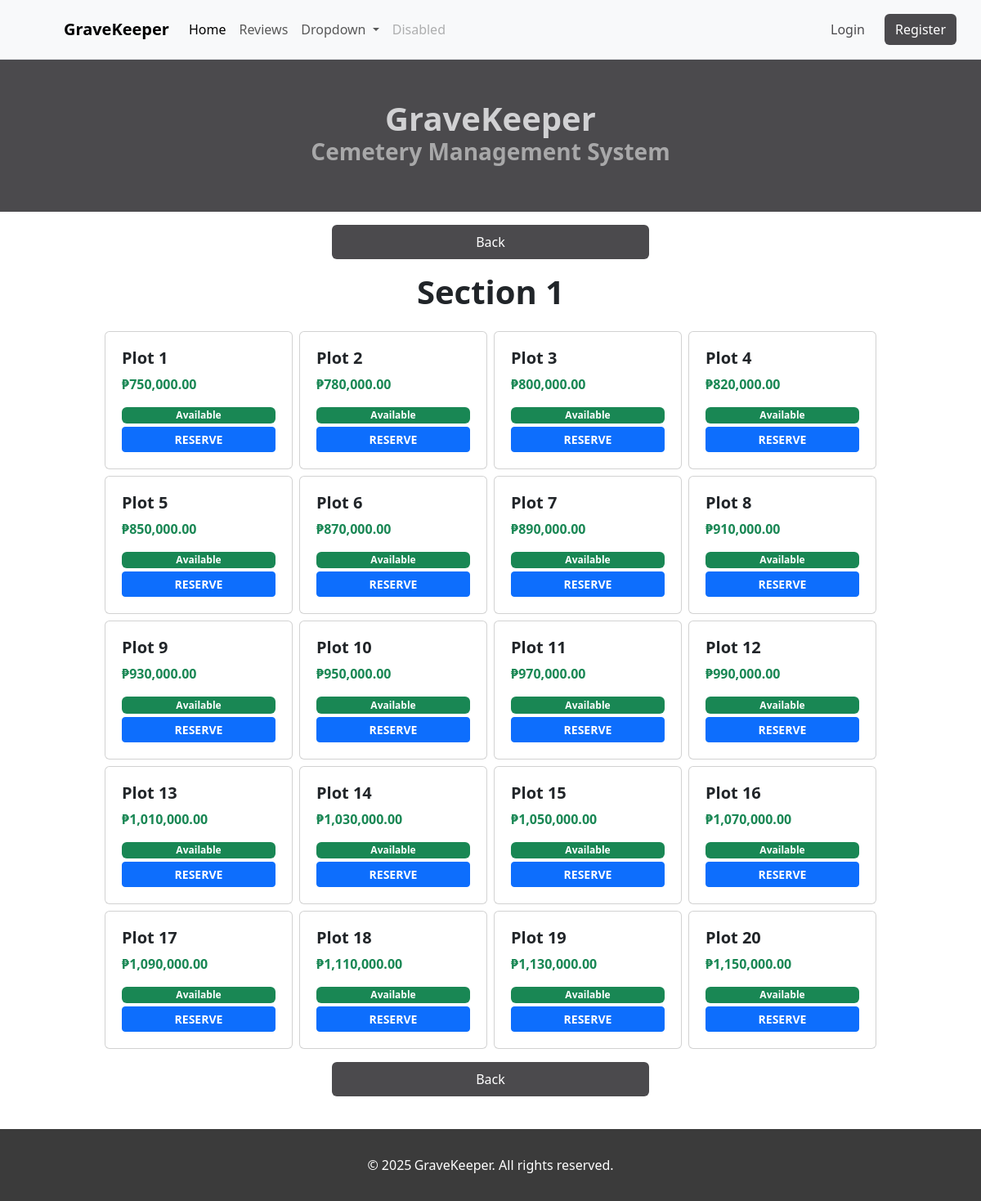
The app's page /section/view_plot.php?id=1 with its own data.
### tables this page shows
CREATE TABLE plot(
    plot_id INT NOT NULL PRIMARY KEY AUTO_INCREMENT,
    description VARCHAR(32),

    section_id INT NOT NULL,
    stat_id INT NOT NULL,
    price DECIMAL(10,2),

    CONSTRAINT plot_section_id_fk FOREIGN KEY (section_id) REFERENCES section(section_id) ON DELETE CASCADE,
    CONSTRAINT plot_stat_id_fk FOREIGN KEY (stat_id) REFERENCES status(stat_id) ON DELETE CASCADE
);

CREATE TABLE status(
    stat_id INT NOT NULL PRIMARY KEY AUTO_INCREMENT,
    description varchar(32)
);

### section/view_plot.php (the view, shortened to what this page needs)
<?php
    include("../includes/config.php");
    include('../includes/header.php');
    $sec_id = $_GET['id'];
    $sql = "SELECT
      p.plot_id,
      p.section_id,
      p.description AS plot_desc,
      p.stat_id,
      p.price,
      s.description AS status_desc
      FROM plot p
      INNER JOIN status s ON p.stat_id = s.stat_id
      WHERE p.section_id = $sec_id
      ORDER BY CAST(SUBSTRING_INDEX(plot_desc, ' ', -1) AS UNSIGNED) ASC";
    $result = mysqli_query($conn, $sql);
?>
<!DOCTYPE html>
<html lang="en">
<head>
  <link href="https://cdn.jsdelivr.net/npm/bootstrap@5.3.3/dist/css/bootstrap.min.css" rel="stylesheet">
  <link rel="stylesheet" href="https://cdn.jsdelivr.net/npm/bootstrap-icons@1.11.3/font/bootstrap-icons.min.css">
</head>
<body>
<div class="container-fluid px-0 mx-0">
    <div class="col-6 d-flex flex-column align-items-center justify-content-center px-0 w-100 py-5" style="background-color: #4b4a4d;">
        <p class="fw-bold mb-0 h1" style="color: #d1d1d3;">GraveKeeper</p>
        <p class="fw-bold h3 text-center mx-3" style="color: #a8a8a9;">Cemetery Management System</p>
    </div>
    <div class="col-6 container px-0 d-flex flex-column justify-content-center align-items-center">
        <main class="form-signin m-auto w-100 gap-1 d-grid">
            <div class="gap-1 d-flex">
              <?php
                if($_SESSION['roleDesc'] == 'admin'){
                  echo "<a class=\"btn btn-darker-grey py-2 border-darker-grey fw-bold\" href=\"/gravekeepercms/section/\" style=\"width: 40px;\"><</a>
                        <a class=\"btn btn-darker-grey w-100 py-2 border-darker-grey\" href=\"/gravekeepercms/plot/create.php\">Create</a>";
                }else{
                  echo "<a class=\"btn btn-darker-grey w-100 py-2 border-darker-grey\" href=\"/gravekeepercms/section/\">Back</a>";
                }
              ?>
            </div>
            <h1 class="fw-bold text-center mt-2">Section <?php echo $_SESSION['sec_id'] ?></h1>
        </main>
    </div>
    <div class="container d-flex gap-2 justify-content-center flex-wrap">
    <?php
      if($result->num_rows != 0){
        while($row = mysqli_fetch_array($result)){
          echo "<div class=\"text-decoration-none card enlarge p-1\" style=\"width: 230px;\" data-bs-toggle=\"modal\" data-bs-target=\"#exampleModal{$row['plot_id']}\">
            <div class=\"card-body\">
              <h5 class=\"card-title fw-bold text-truncate\">{$row['plot_desc']}</h5>
              <p class='fw-bold text-success'>₱".number_format($row['price'], 2)."</p>
              <input type=\"hidden\" value=\"{$row['plot_id']}\" name=\"plot_id\">";
              if($_SESSION['roleDesc'] == 'admin'){
                echo "<div class=\"d-flex gap-1\">
                  <form action=\"/gravekeepercms/plot/edit.php\" method=\"post\" class=\"col\">
                    <input type=\"hidden\" name=\"plot_id\" value=\"{$row['plot_id']}\" />
                    <button class=\"col btn btn-warning fw-bold w-100 btn-sm\" name=\"edit\">EDIT</button>
                  </form>
                  <form action=\"/gravekeepercms/plot/delete.php\" method=\"post\" class=\"col\">
                    <input type=\"hidden\" name=\"plot_id\" value=\"{$row['plot_id']}\" />
                    <button class=\"col btn btn-danger fw-bold w-100 btn-sm\" name=\"delete\">DELETE</button>
                  </form>
                </div>";
              }else{
                echo "<p class=\"mb-1\">
                        <span class=\"badge w-100
                            ".($row['status_desc'] == 'occupied' ? 'bg-danger' : ($row['status_desc'] == 'pending' ? 'bg-warning' : 'bg-success'))."\">
                            ".ucfirst($row['status_desc'])."
                        </span>
                      </p>";
                if ($row['status_desc'] !== 'occupied' && $row['status_desc'] !== 'pending' && $row['status_desc'] !== 'reserved') {
                  echo "<form action=\"/gravekeepercms/reservation/confirm_reservation.php?section={$sec_id}&plot={$row['plot_id']}\" method=\"post\">
                          <input type=\"hidden\" name=\"plot_id\" value=\"{$row['plot_id']}\">
                          <input type=\"hidden\" name=\"section_id\" value=\"{$sec_id}\">
                          <button type=\"submit\" class=\"btn btn-primary btn-sm w-100 fw-bold\">RESERVE</button>
                        </form>";
                } elseif ($row['status_desc'] == 'occupied') {
                  echo "<button class=\"btn btn-secondary btn-sm w-100 fw-bold\" disabled>Unavailable</button>";
                } elseif ($row['status_desc'] == 'pending') {
                  echo "<button class=\"btn btn-secondary btn-sm w-100 fw-bold\" disabled>A reservation is in process</button>";
                }
              }
            echo "</div>
          </div>";
        }
      }else{
        echo "<p class=\"text-center mt-2 fw-bold\">No plots found.</p>";
      }
    ?>
    </div>
    <div class="col-6 container px-0 d-flex flex-column justify-content-center align-items-center mb-4">
        <main class="form-signin m-auto w-100">
            <a class="btn btn-darker-grey w-100 py-2 border-darker-grey" href="/gravekeepercms/section/">Back</a>
        </main>
    </div>
</body>
<?php include("../includes/footer.php"); ?>
</html>

### records on screen
plot: description "Plot 1", price "750,000.00", stat.description "Available"
plot: $row['plot_id'] 2 (drawn), description "Plot 2", price "780,000.00", stat.description "Available"
plot: description "Plot 3", price "800,000.00", stat.description "Available"
plot: description "Plot 4", price "820,000.00", stat.description "Available"
plot: description "Plot 5", price "850,000.00", stat.description "Available"
plot: description "Plot 6", price "870,000.00", stat.description "Available"
plot: description "Plot 7", price "890,000.00", stat.description "Available"
plot: description "Plot 8", price "910,000.00", stat.description "Available"
plot: description "Plot 9", price "930,000.00", stat.description "Available"
plot: description "Plot 10", price "950,000.00", stat.description "Available"
plot: description "Plot 11", price "970,000.00", stat.description "Available"
plot: description "Plot 12", price "990,000.00", stat.description "Available"
plot: description "Plot 13", price "1,010,000.00", stat.description "Available"
plot: description "Plot 14", price "1,030,000.00", stat.description "Available"
plot: description "Plot 15", price "1,050,000.00", stat.description "Available"
plot: description "Plot 16", price "1,070,000.00", stat.description "Available"
plot: description "Plot 17", price "1,090,000.00", stat.description "Available"
plot: description "Plot 18", price "1,110,000.00", stat.description "Available"
plot: description "Plot 19", price "1,130,000.00", stat.description "Available"
plot: description "Plot 20", price "1,150,000.00", stat.description "Available"

### other values on screen
$_SESSION['sec_id'] "1"
